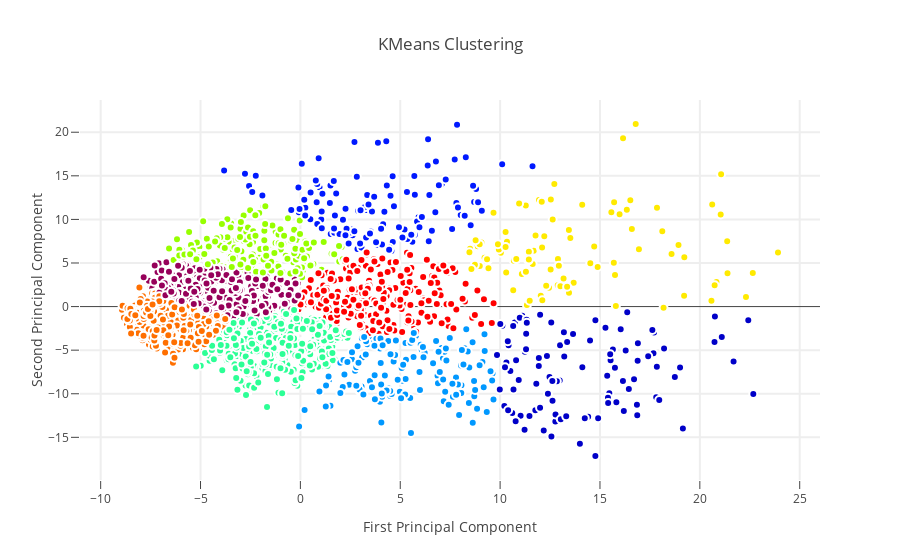

Here is the notebook cell this chart was saved with:
### Markdown cell above
# KMeans (Assume the MNIST data doesn't have labels)

### Code cell
from sklearn.cluster import KMeans
# Set a KMeans clustering with 9 components cuz there are 9 class labels
kmeans = KMeans(n_clusters=9)
# Compute cluster centers and predict cluster indices
kmeans_9 = kmeans.fit_predict(x_2)

data = [
    go.Scatter(
        x= x_2[:, 0], 
        y= x_2[:, 1], 
        mode="markers",
        showlegend=False,
        marker=dict(
            size=8,
            color = kmeans_9,
            colorscale = 'Rainbow',
            showscale=False, 
            line = dict(
                width = 2,
                color = 'rgb(255, 255, 255)'
            )))]

layout = go.Layout(
    title= 'KMeans Clustering',
    hovermode= 'closest',
    xaxis= dict(
         title= 'First Principal Component',
        ticklen= 8,
        zeroline= False,
        gridwidth= 2,
    ),
    yaxis=dict(
        title= 'Second Principal Component',
        ticklen= 8,
        gridwidth= 2,
    ),
    showlegend= True
)

fig = dict(data = data, layout = layout)
py.iplot(fig, filename="kmeans_plot")

### Figure 1 — Plotly figure (JSON) as saved in the notebook; plotly's stock layout.template omitted (floating-point values rounded to 4 significant figures; data arrays with more than 128 entries replaced by an {"elided": "..."} marker saying what was removed)
{"data": [{"marker": {"color": {"elided": "2000 int values"}, "colorscale": "Rainbow", "line": {"color": "rgb(255, 255, 255)", "width": 2}, "showscale": false, "size": 8}, "mode": "markers", "showlegend": false, "type": "scatter", "x": {"elided": "2000 float values"}, "y": {"elided": "2000 float values"}}], "layout": {"hovermode": "closest", "showlegend": true, "title": "KMeans Clustering", "xaxis": {"gridwidth": 2, "ticklen": 8, "title": "First Principal Component", "zeroline": false}, "yaxis": {"gridwidth": 2, "ticklen": 8, "title": "Second Principal Component"}}}
